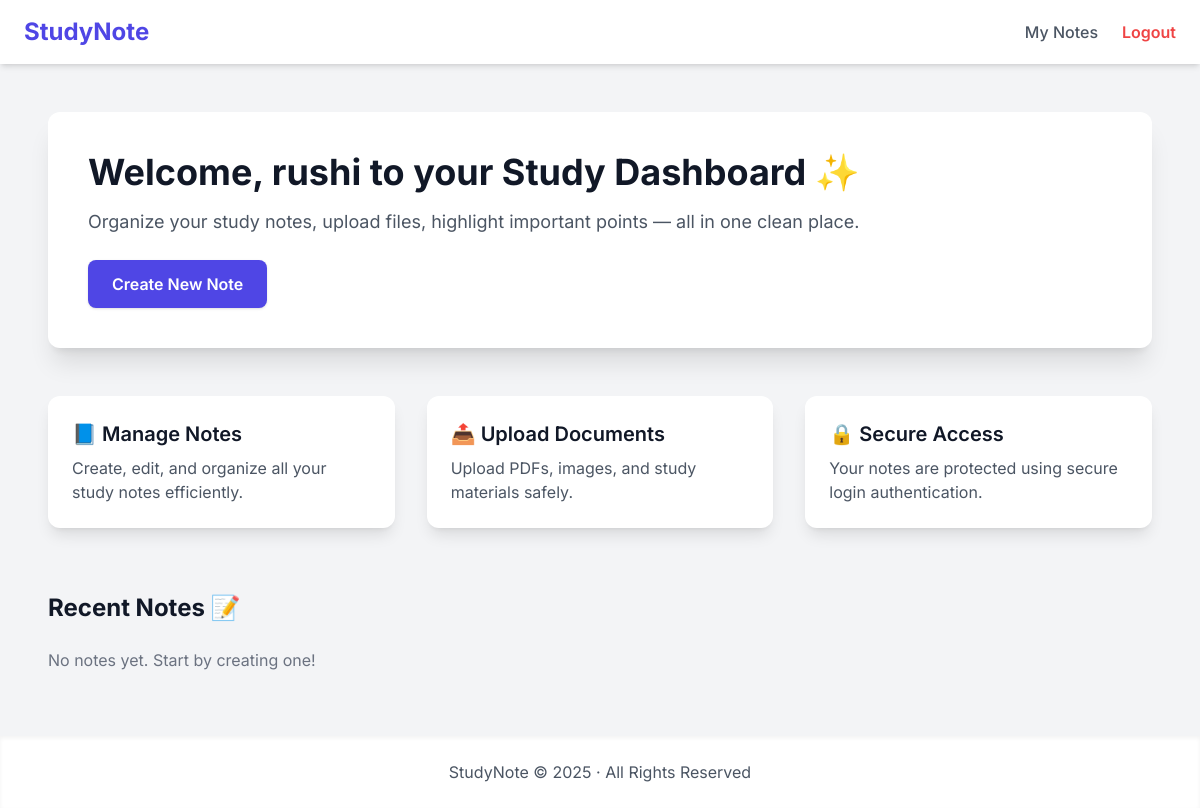
The app's page /home/ (signed in), older data.
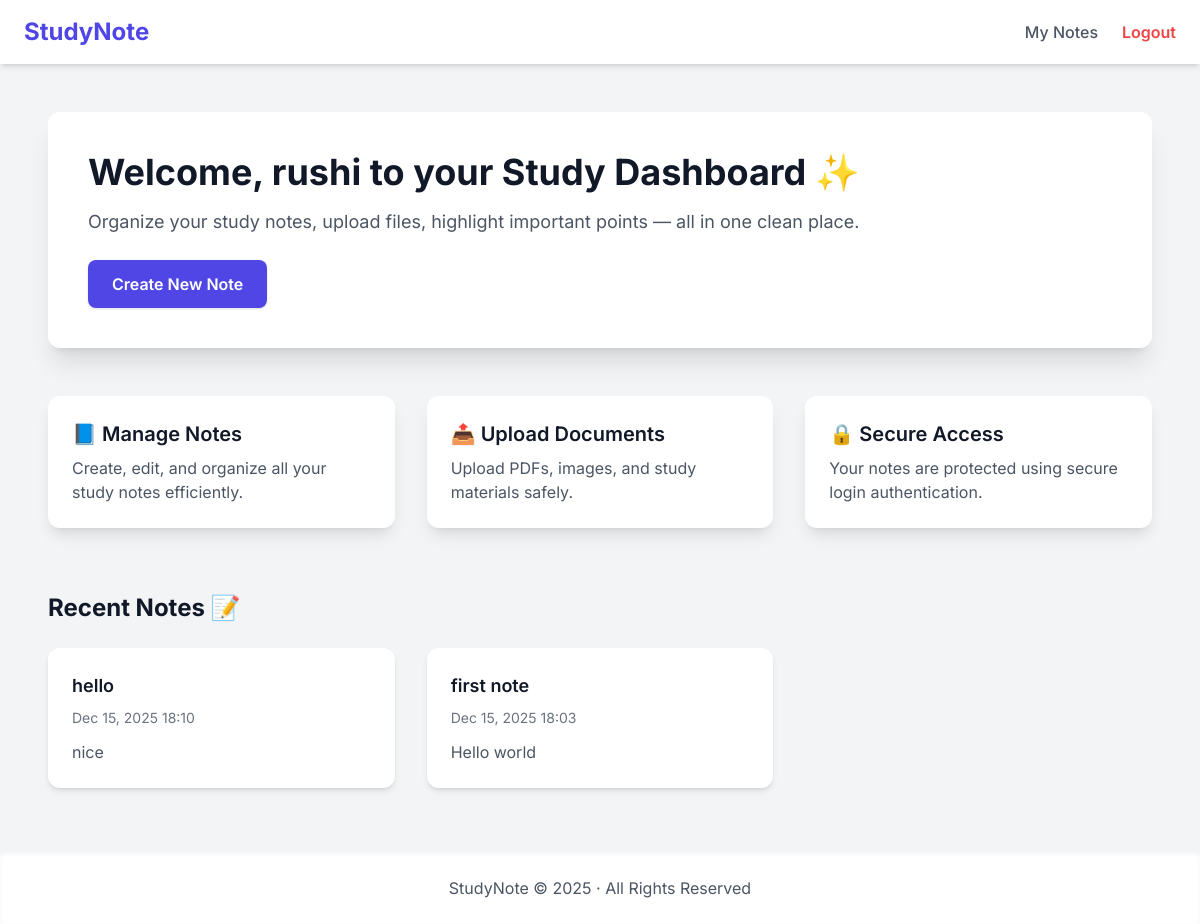
The same page, newer data.
### Notes/models.py (models this page shows, shortened)
class StoredNote(models.Model):
    user = models.ForeignKey(
        NotesUserDetails,
        on_delete=models.CASCADE,
        related_name = 'notes',
    )
    title = models.CharField(max_length=50)
    content = models.TextField()
    created_at = models.DateTimeField(auto_now_add=True)

### Notes/views.py (the view)
# urls.py: path('home/',views.home,name='home'),
def home(request):
    if not request.session.get('user_id'):
        return redirect('login')
    user = NotesUserDetails.objects.get(id=request.session['user_id'])
    recent_notes = user.notes.all().order_by('-created_at')[:3]
    return render(request, 'Notes/home.html', {
        'recent_notes': recent_notes
    })

### Notes/templates/Notes/home.html (shortened to what this page needs)
<!DOCTYPE html>
<html lang="en">
<head>
    <script src="https://cdn.tailwindcss.com"></script>
</head>
<body class="bg-gray-100">
    <nav class="bg-white shadow-md px-6 py-4 flex justify-between items-center">
        <h1 class="text-2xl font-bold text-indigo-600">StudyNote</h1>
        <div class="flex items-center space-x-6">
            <a href="{% url 'stored_notes' %}" class="text-gray-600 hover:text-indigo-600 font-medium">My Notes</a>
            <a href="{% url 'logout' %}" class="text-red-500 font-semibold hover:underline">Logout</a>
        </div>
    </nav>
    <section class="max-w-6xl mx-auto mt-12 px-6 fade">
        <div class="bg-white shadow-xl rounded-xl p-10">
            <h2 class="text-4xl font-bold text-gray-900">Welcome, {{ request.session.username }} to your Study Dashboard
                ✨</h2>
            <p class="mt-4 text-gray-600 text-lg">
                Organize your study notes, upload files, highlight important points — all in one clean place.
            </p>
            <a href="{% url 'note_page' %}">
                <button
                    class="mt-6 px-6 py-3 rounded-lg bg-indigo-600 text-white font-semibold shadow hover:bg-indigo-700 transition">
                    Create New Note
                </button>
            </a>
        </div>
    </section>
    <section class="max-w-6xl mx-auto px-6 mt-12 grid grid-cols-1 md:grid-cols-3 gap-8 fade">
        <div class="bg-white shadow-lg rounded-xl p-6 hover:shadow-2xl transition">
            <h3 class="text-xl font-semibold text-gray-900">📘 Manage Notes</h3>
            <p class="text-gray-600 mt-2">Create, edit, and organize all your study notes efficiently.</p>
        </div>
        <div class="bg-white shadow-lg rounded-xl p-6 hover:shadow-2xl transition">
            <h3 class="text-xl font-semibold text-gray-900">📤 Upload Documents</h3>
            <p class="text-gray-600 mt-2">Upload PDFs, images, and study materials safely.</p>
        </div>
        <div class="bg-white shadow-lg rounded-xl p-6 hover:shadow-2xl transition">
            <h3 class="text-xl font-semibold text-gray-900">🔒 Secure Access</h3>
            <p class="text-gray-600 mt-2">Your notes are protected using secure login authentication.</p>
        </div>
    </section>
    <section class="max-w-6xl mx-auto px-6 mt-16 fade">
        <h2 class="text-2xl font-bold text-gray-900 mb-6">
            Recent Notes 📝
        </h2>
        <div class="grid grid-cols-1 md:grid-cols-2 lg:grid-cols-3 gap-8">
            {% for note in recent_notes %}
            <div class="bg-white rounded-xl shadow-md p-6 hover:shadow-lg transition">
                <h3 class="text-lg font-semibold text-gray-900">
                    {{ note.title }}
                </h3>
                <p class="text-gray-500 mt-2 text-sm">
                    {{ note.created_at|date:"M d, Y H:i" }}
                </p>
                <p class="text-gray-600 mt-3 line-clamp-3">
                    {{ note.content|truncatewords:20 }}
                </p>
            </div>
            {% empty %}
            <p class="text-gray-500">
                No notes yet. Start by creating one!
            </p>
            {% endfor %}
        </div>
    </section>
    <footer class="bg-white text-center text-gray-600 py-6 mt-16 shadow-inner">
        StudyNote © 2025 · All Rights Reserved
    </footer>
</body>
</html>

Row changes from the older to the newer data that the page shows:
added StoredNote: title "hello", created_at "Dec 15, 2025 18:10", content "nice"
added StoredNote: title "first note", created_at "Dec 15, 2025 18:03", content "Hello world"
Text that changed along with them:
text no longer shown: "No notes yet. Start by creating one!"
